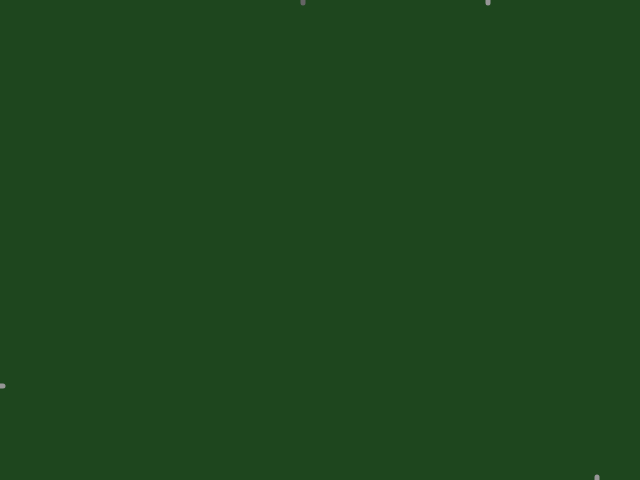
Frame 1 (no input)
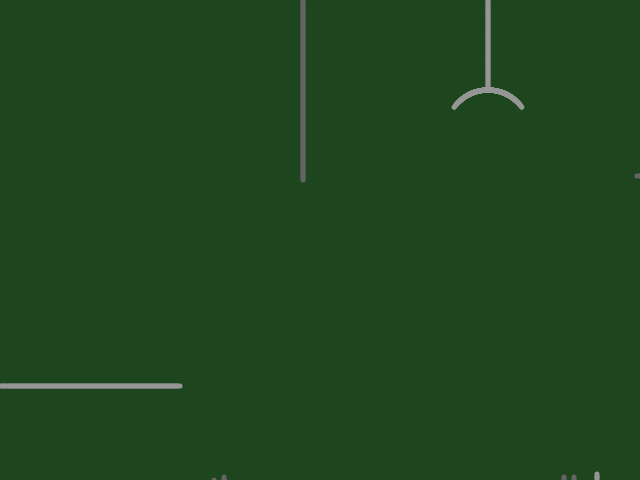
Frame 60 (no input)
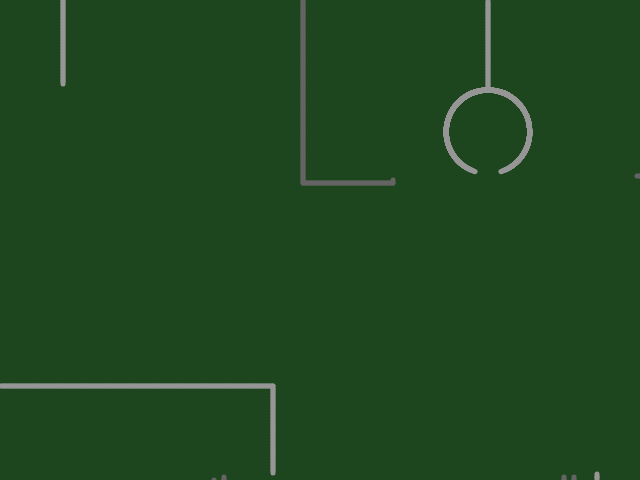
Frame 120 (the mouse pressed at the canvas centre since frame 60)

The p5.js sketch that drew these frames (run headless with seeded random() and noise() and a simulated clock; from frame 60 on, the mouse is pressed at the canvas centre):

// p5.js sketch
// ── sketch.js
let w = 640
let h = 480

let cx = w / 2
let cy = h / 2

let walks = []
let background_color = [30, 70, 30, 255]


function setup() {
	createCanvas(w, h)
	background(background_color)
	angleMode(DEGREES)
	ellipseMode(CENTER)

	for (let i = 0; i < 4; i++) {
		walks.push(new CircuitWalk())
	}
}

function draw() {
	for (let i = 0; i < walks.length; i++) {
		let walk = walks[i]
		
		if (walk.respawns > 5) {
			walks.splice(i, 1)
		} else {
			walk.update()
			walk.draw()
		}
	}
}


class CircuitWalk {
	constructor() {
		this.max_history = 300

		this.turn_every = 30
		this.time_since_turn = 0

		this.speed = 3
		this.vx = 0
		this.vy = 0

		this.growing_circle = false
		this.circle_angle = 1
		this.radius = 30

		this.stroke = [150, 150, 150, 255]
		this.strokeWeight = 5

		this.respawns = 0
		this.reset()
	}

	reset() {
		this.respawns++

		if (random() > 0.5) {
			this.stroke = [150, 150, 150, 255]
		} else {
			this.stroke = [100, 100, 100, 255]
		}

		this.growing_circle = false
		this.circle_angle = 1
		this.radius = random(10, 50)

		this.reset_velocity()
		this.reset_location()
	}

	reset_location() {
		let x
		let y

		if (this.vx != 0) {
			y = round(random() * height)
			x = width
			if (this.vx > 0) {
				x = 0
			}			
		} else {
			x = round(random() * width)
			y = height
			if (this.vy > 0) {
				y = 0
			}			
		}

		let p = createVector(x, y)

		this.history = []
		this.history.push(p)
		this.history.push(p)
	}

	reset_velocity() {
		this.vx = 0
		this.vy = 0

		if (random() > 0.5) {
			this.vx = this.speed
		} else {
			this.vy = this.speed
		}

		if (random() > 0.5) {
			this.vx *= -1
			this.vy *= -1
		}
	}

	turn() {
		let current_v = createVector(this.vx, this.vy)		
		let new_v
		while (true) {
			this.reset_velocity()
			new_v = createVector(this.vx, this.vy)

			if ((new_v.x != 0 & current_v.x == 0) |
				(new_v.y != 0 & current_v.y == 0) |
				(new_v.x + current_v.x == 2) |
				(new_v.y + current_v.y == 2) |
				(new_v.x == current_v.x & new_v.y == current_v.y)) {
				break
			}
		}
	}

	grow_circle() {
		let pos = this.history[this.history.length - 2]
		let center = createVector(pos.x + this.vx * this.radius / this.speed, 
								  pos.y + this.vy * this.radius / this.speed)
		let d = 2 * this.radius
		
		let angle
		let arc_1_angle = map(this.circle_angle / 100, 0, 1, 180, 360)
		let arc_2_angle = map(this.circle_angle / 100, 0, 1, 180, 0)

		if (this.vx == 0) {
			angle = asin(this.vy / this.speed)
		} else {
			angle = acos(this.vx / this.speed)
		}

		push()
		noFill()
		stroke(this.stroke)
		strokeWeight(this.strokeWeight)
		translate(center.x, center.y)
		rotate(angle)
		arc(0, 0, d, d, 180, arc_1_angle)
		arc(0, 0, d, d, arc_2_angle, 180)
		pop()
	}

	update() {
		let p1 = this.history[this.history.length - 1]
		let p2 = createVector(p1.x + this.vx, p1.y + this.vy)
		let p2c = get(p2.x, p2.y)

		if (this.growing_circle) {
			if (this.circle_angle > 100) {
				this.growing_circle = false
				this.circle_angle = 1

				p2 = createVector(p1.x + this.vx * this.radius / this.speed * 2,
								  p1.y + this.vy * this.radius / this.speed * 2)

				this.history = []
				this.history.push(p2)
				this.history.push(p2)
				return
			}
			this.circle_angle++
			return
		}

		this.history.push(p2)
		if (this.history.length >= this.max_history) {
			this.history.splice(0, 1)
		}

		if (this.time_since_turn >= this.turn_every) {
			if (random() > 0.9) {
				this.growing_circle = true
			} else {
				this.turn()
			}
			this.time_since_turn = 0
		}

		if (p1.x > width + this.max_history | 
			p1.y > height + this.max_history | 
			p1.x < 0 - this.max_history | 
			p1.y < 0 - this.max_history) {
			this.reset()
		}

		if (JSON.stringify(p2c) != JSON.stringify(background_color)) {
			this.draw()
			this.reset()
		}

		this.time_since_turn++
	}

	draw() {
		if (this.growing_circle) {
			this.grow_circle()
		} else {
			let i = this.history.length - 1
			let p1 = this.history[i - 1]
			let p2 = this.history[i]

			push()
			stroke(this.stroke)
			strokeWeight(this.strokeWeight)
			line(p1.x, p1.y, p2.x, p2.y)
			pop()
		}
	}
}
